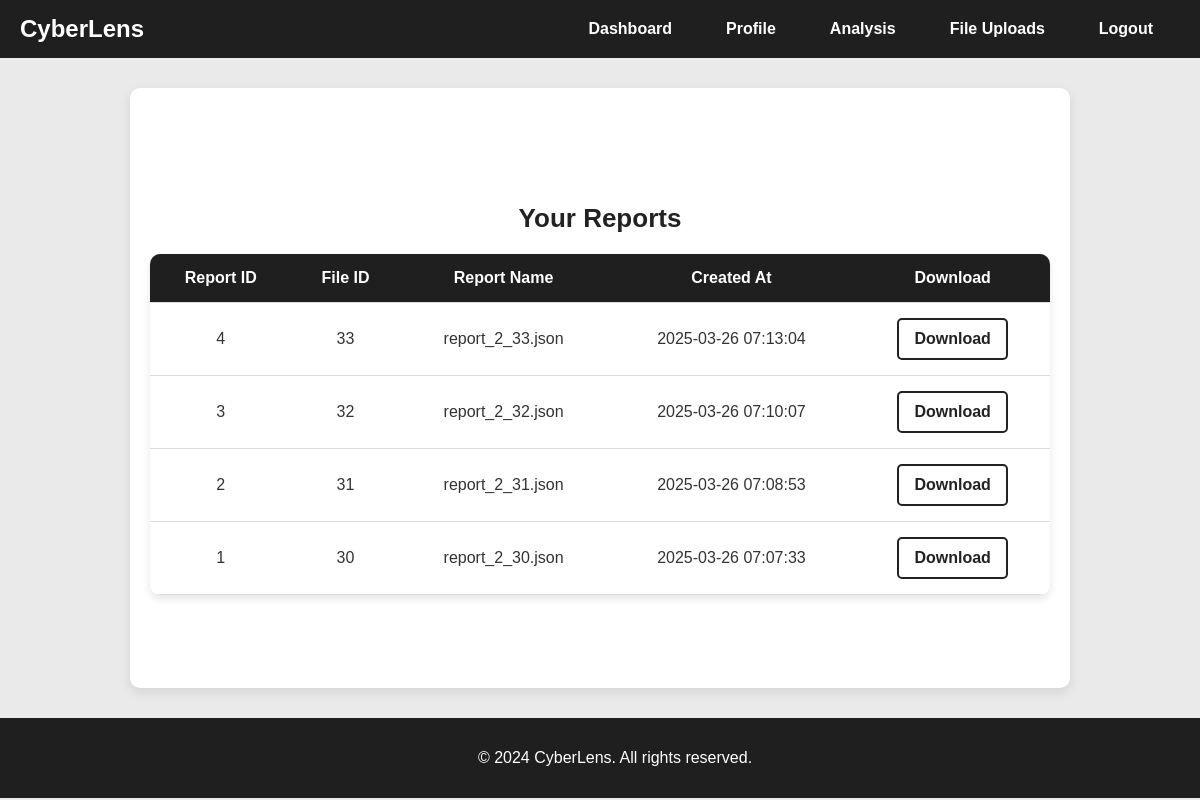
Screenshot of /reports.php (signed in) with the database file from the repository.
### tables this page shows
CREATE TABLE `reports` (
  `id` int(11) NOT NULL,
  `user_id` int(11) NOT NULL,
  `threat_count` int(11) NOT NULL,
  `report_json` text NOT NULL,
  `created_at` timestamp NOT NULL DEFAULT current_timestamp(),
  `file_id` int(11) NOT NULL
);

### reports.php (the view, shortened to what this page needs)
<?php
require 'config.php';
$user_id = $_SESSION['user_id'];
$stmt = $conn->prepare("SELECT id, file_id, report_json, created_at FROM reports WHERE user_id = ? ORDER BY created_at DESC");
$stmt->bind_param("i", $user_id);
$stmt->execute();
$result = $stmt->get_result();
$reports = $result->fetch_all(MYSQLI_ASSOC);
?>
<!DOCTYPE html>
<html lang="en">
<head>
    <link rel="stylesheet" href="css/dashboard.css">
</head>
<body>
    <header>
        <div class="logo">
            <h1>CyberLens</h1>
        </div>
        <nav>
            <ul>
                <li><a href="dashboard.php">Dashboard</a></li>
                <li><a href="profile.php">Profile</a></li>
                <li><a href="analysis.php">Analysis</a></li>
                <li><a href="uploads.php">File Uploads</a></li>
                <li><a href="logout.php">Logout</a></li>
            </ul>
        </nav>
    </header>
    <main>
        <h2>Your Reports</h2>
        <?php if (count($reports) > 0): ?>
            <table>
                <thead>
                    <tr>
                        <th>Report ID</th>
                        <th>File ID</th>
                        <th>Report Name</th>
                        <th>Created At</th>
                        <th>Download</th>
                    </tr>
                </thead>
                <tbody>
                    <?php foreach ($reports as $report): ?>
                        <tr>
                            <td><?php echo htmlspecialchars($report['id']); ?></td>
                            <td><?php echo htmlspecialchars($report['file_id']); ?></td>
                            <td><?php echo htmlspecialchars(basename($report['report_json'])); ?></td>
                            <td><?php echo htmlspecialchars($report['created_at']); ?></td>
                            <td>
                                <a href="reports/<?php echo urlencode(basename($report['report_json'])); ?>" download>
                                    Download
                                </a>
                            </td>
                        </tr>
                    <?php endforeach; ?>
                </tbody>
            </table>
        <?php else: ?>
            <p>No reports available.</p>
        <?php endif; ?>
    </main>
    <footer>
        <p>&copy; 2024 CyberLens. All rights reserved.</p>
    </footer>
</body>
</html>

### css/dashboard.css (style rules this page uses)
body { font-family: Arial, sans-serif; margin: 0; padding: 0; background-color: #eaeaea; color: #333; max-width: 100%; }
header { background-color: #1f1f1f; color: white; padding: 15px 20px; display: flex; justify-content: space-between; align-items: center; }
.logo h1 { margin: 0; font-size: 24px; }
nav ul { list-style: none; padding: 0; margin: 0; display: flex; }
nav ul li { margin: 0 15px; }
nav ul li a { text-decoration: none; color: white; font-weight: bold; padding: 8px 12px; transition: color 0.3s; }
main { display: flex; flex-direction: column; align-items: center; justify-content: center; text-align: center; min-height: 70vh; padding: 20px; background: white; border-radius: 10px; box-shadow: 0px 4px 12px rgba(0, 0, 0, 0.1); width: 90%; max-width: 900px; margin: 30px auto; }
h2 { color: #222; font-size: 26px; margin-bottom: 20px; }
table { width: 100%; border-collapse: collapse; background: white; border-radius: 10px; overflow: hidden; box-shadow: 0px 4px 8px rgba(0, 0, 0, 0.1); }
thead { background-color: #1f1f1f; color: white; }
th, td { padding: 15px; text-align: center; border-bottom: 1px solid #ddd; }
a[download] { display: inline-block; padding: 10px 15px; background-color: white; color: #222; border: 2px solid #222; border-radius: 5px; font-weight: bold; text-decoration: none; transition: all 0.3s ease; }
footer { text-align: center; padding: 15px; background-color: #1f1f1f; color: white; margin-top: 30px; width: 100%; }

### rows the page displays
reports: id "4", file "33", report_json "report_2_33.json", created_at "2025-03-26 07:13:04"
reports: id "3", file "32", report_json "report_2_32.json", created_at "2025-03-26 07:10:07"
reports: id "2", file "31", report_json "report_2_31.json", created_at "2025-03-26 07:08:53"
reports: id "1", file "30", report_json "report_2_30.json", created_at "2025-03-26 07:07:33"
